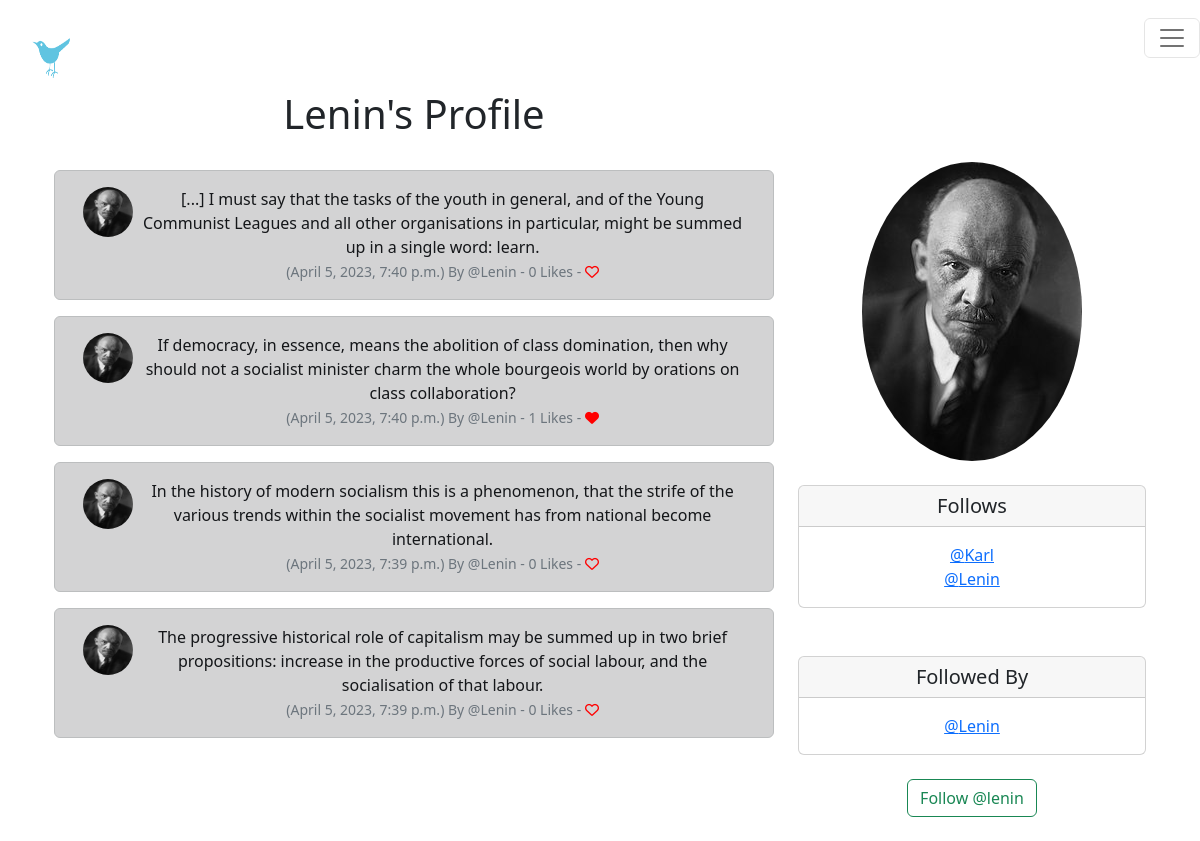
The app's page /profile/5 (signed in) with its own data.
### tweaker/models.py (models this page shows, shortened)
class Profile(models.Model):
	user = models.OneToOneField(User, on_delete=models.CASCADE)
	follows = models.ManyToManyField("self",
		related_name="followed_by",
		symmetrical=False,
		blank=True)
	date_modified = models.DateTimeField(User, auto_now=True)
	profile_image = models.ImageField(null=True, blank=True, upload_to="images/")
	profile_bio = models.CharField(null=True, blank=True, max_length=500)
	homepage_link = models.CharField(null=True, blank=True, max_length=100)
	facebook_link = models.CharField(null=True, blank=True, max_length=100)
	instagram_link = models.CharField(null=True, blank=True, max_length=100)
	linkedin_link = models.CharField(null=True, blank=True, max_length=100)
	def __str__(self):
		return self.user.username

class Meep(models.Model):
	user = models.ForeignKey(
		User, related_name="meeps",
		on_delete=models.DO_NOTHING
		)
	body = models.CharField(max_length=200)
	created_at = models.DateTimeField(auto_now_add=True)
	likes = models.ManyToManyField(User, related_name="meep_like", blank=True)
	def number_of_likes(self):
		return self.likes.count()

### tweaker/views.py (the view, shortened to what this page needs)
# urls.py: path('profile/<int:pk>', views.profile, name='profile'),
def profile(request, pk):
	if request.user.is_authenticated:
		profile = Profile.objects.get(user_id=pk)
		meeps = Meep.objects.filter(user_id=pk).order_by("-created_at")
		return render(request, "profile.html", {"profile":profile, "meeps":meeps})
	else:
		messages.success(request, ("You Must Be Logged In To View This Page..."))
		return redirect('index')

### tweaker/templates/profile.html (shortened to what this page needs)
{% extends 'base.html' %}
{% load static %}
{% block content %}
{% if profile %}
	<div class="container text-center">
		<div class="row">
			<div class="col-8">
				<h1>{{ profile.user.username }}'s Profile</h1>
				<br/>
				{% if meeps %}
					{% for meep in meeps %}
			<div class="alert alert-dark" role="alert">
	<div class="container">
		<div class="row">
			<div class="col-1">
				{% if profile.profile_image %}
				<img src="{{ profile.profile_image.url }}" width=50 height=50 class="rounded-circle" alt="{{ profile.user.username }}">
				{% else %}
				<img src="{% static 'images/default_profile_pic.png' %}" width=50 height=50 class="rounded-circle" alt="{{ profile.user.username }}">
				{% endif %}
			</div>
			<div class="col-11">
						  {{ meep.body }}<br/>
			  				<small class="text-muted">
			  					({{ meep.created_at}}) By
			  					@{{ meep.user.username }}
			  		- {{ meep.number_of_likes }} Likes -
			  		{% if user in meep.likes.all %}
				  	  <a href="{% url 'meep_like' meep.id %}"><i class="fa-solid fa-heart" style='color:red'></i></a>
				  	{% else %}
				  		<a href="{% url 'meep_like' meep.id %}"><i class="fa fa-heart-o" style="color:red"></i></a>
				  	{% endif %}
			  				</small>
						</div><br/><br/>
			</div>
		</div>
	</div>
					{% endfor %}
				{% endif %}
			</div>
			<div class="col-4">
				<br/><br/><br/>
				{% if profile.profile_image %}
				<img src="{{ profile.profile_image.url }}" class="rounded-circle">
				<br/><br/>
				{% endif %}
				<div class="card">
  <h5 class="card-header">Follows</h5>
  <div class="card-body">
    <p class="card-text">
    		{% for following in profile.follows.all %}
				<a href="{% url 'profile' following.user.id %}">@{{ following }}</a><br/>
			{% endfor %}
    </p>
  </div>
</div>
			<br/><br/>
			<div class="card">
  <h5 class="card-header">Followed By</h5>
  <div class="card-body">
    <p class="card-text">
    	{% for following in profile.followed_by.all %}
				<a href="{% url 'profile' following.user.id %}">@{{ following }}</a><br/>
			{% endfor %}
    </p>
  </div>
</div>
<br/>
<form method=POST>
{% if profile in user.profile.follows.all %}
 	<button class="btn btn-outline-danger" name="follow" value="unfollow" type="submit">
 		Unfollow @{{ profile.user.username|lower}}
 	</button>
{% else %}
	<button class="btn btn-outline-success" name="follow" value="follow" type="submit">
 		Follow @{{ profile.user.username|lower}}
 	</button>
{% endif %}
</form>
<br/>
			</div>
		</div>
	</div>
{% endif %}
{% endblock %}

### records on screen
Profile: user.username "Lenin", profile_image (picture), user.username "lenin"
Meep: profile_image (picture), body "[...] I must say that the tasks of the youth in general, and of the Young Communist Leagues and all other organisations in particular, might be summed up in a single word: learn.", created_at "April 5, 2023, 7:40 p.m.", user.username "Lenin", number_of_likes "0"
Meep: profile_image (picture), body "If democracy, in essence, means the abolition of class domination, then why should not a socialist minister charm the whole bourgeois world by orations on class collaboration?", created_at "April 5, 2023, 7:40 p.m.", user.username "Lenin", number_of_likes "1"
Meep: profile_image (picture), body "In the history of modern socialism this is a phenomenon, that the strife of the various trends within the socialist movement has from national become international.", created_at "April 5, 2023, 7:39 p.m.", user.username "Lenin", number_of_likes "0"
Meep: profile_image (picture), body "The progressive historical role of capitalism may be summed up in two brief propositions: increase in the productive forces of social labour, and the socialisation of that labour.", created_at "April 5, 2023, 7:39 p.m.", user.username "Lenin", number_of_likes "0"
Profile: user.username "Karl"
